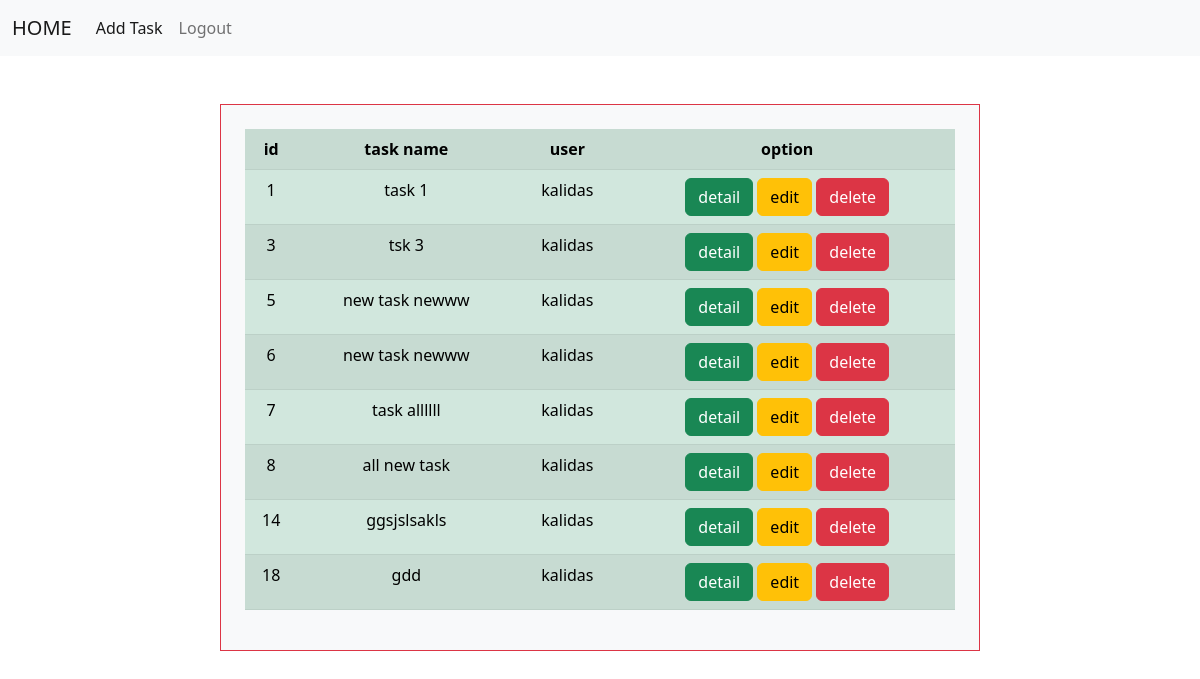
/tasklist/ (signed in), run on the app's committed database.
### task/models.py (models this page shows, shortened)
class Task(models.Model):
    task_name=models.CharField(max_length=120)
    user=models.ForeignKey(User,on_delete=models.CASCADE)
    created_date=models.DateTimeField(auto_now_add=True)
    status=models.BooleanField(default=False)

### task/views.py (the view)
# urls.py: path('tasklist/',TaskListView.as_view(),name='task-all'),
@method_decorator(signin_required,name="dispatch")
class TaskListView(ListView):
    model=Task
    template_name="task_list.html"
    context_object_name="tlist"
    def get_queryset(self):
        return Task.objects.filter(user=self.request.user)

### task/views.py (called while the page is built)
def signin_required(fn):
    def wrapper(request,*args,**kwargs):
        if request.user.is_authenticated:
            return fn(request,*args,**kwargs)
        else:
            messages.error(request,"you must login first")
            return redirect('signin')
    return wrapper

### task/templates/task_list.html (shortened to what this page needs)
{%extends 'base.html'%}
{%block body_block%}
<div class="container mt-5">
    <div class="row">
        <div class="col-2"></div>
        <div class="col-8 border border-danger bg-light text-white text-center p-4">
            <table class="table table-success table-striped">
                <tr>
                    <th>id</th>
                    <th>task name</th>
                    <th>user</th>
                    <th>option</th>
                </tr>
                {%for task in tlist%}
                <tr>
                    <td>{{task.id}}</td>
                    <td>{{task.task_name}}</td>
                    <td>{{task.user}}</td>
                    <td>
                        <a href="{%url 'task-detail' task.id%}" class="btn btn-success">detail</a>
                        <a href="{%url 'update' task.id%}" class="btn btn-warning">edit</a>
                        <a href="{%url 'task-delete' task.id%}" class="btn btn-danger">delete</a>
                    </td>
                </tr>
                {%endfor%}
            </table>
        </div>
        <div class="col-2"></div>
    </div>
</div>
{%endblock%}

### task/templates/base.html (shortened to what this page needs)
<!DOCTYPE html>
<html lang="en">
<head>
<link href="https://cdn.jsdelivr.net/npm/bootstrap@5.2.2/dist/css/bootstrap.min.css" rel="stylesheet">
</head>
<body style="background-color:white;">
    <nav class="navbar navbar-expand-lg bg-light">
        <div class="container-fluid">
          <a class="navbar-brand" href="{%url 'task-all'%}">HOME</a>
          <div class="collapse navbar-collapse" id="navbarSupportedContent">
            <ul class="navbar-nav me-auto mb-2 mb-lg-0">
              <li class="nav-item">
                <a class="nav-link active" aria-current="page" href="{%url 'task-add'%}">Add Task</a>
              </li>
              <li class="nav-item">
                <a class="nav-link" href="{%url 'signout'%}">Logout</a>
              </li>
          </div>
        </div>
      </nav>
    {%block body_block%}
    {%endblock%}
</body>
</html>

### data on the page
Task: id "1", task_name "task 1", user "kalidas"
Task: id "3", task_name "tsk 3", user "kalidas"
Task: id "5", task_name "new task newww", user "kalidas"
Task: id "6", task_name "new task newww", user "kalidas"
Task: id "7", task_name "task allllll", user "kalidas"
Task: id "8", task_name "all new task", user "kalidas"
Task: id "14", task_name "ggsjslsakls", user "kalidas"
Task: id "18", task_name "gdd", user "kalidas"
